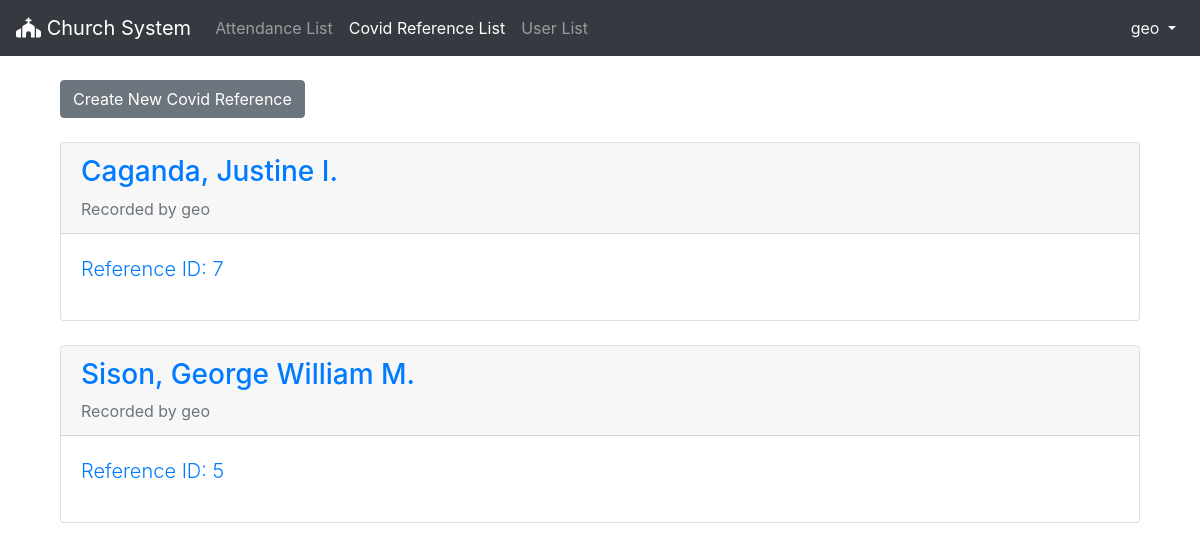
The page /ref/ (signed in) on the database as committed earlier.
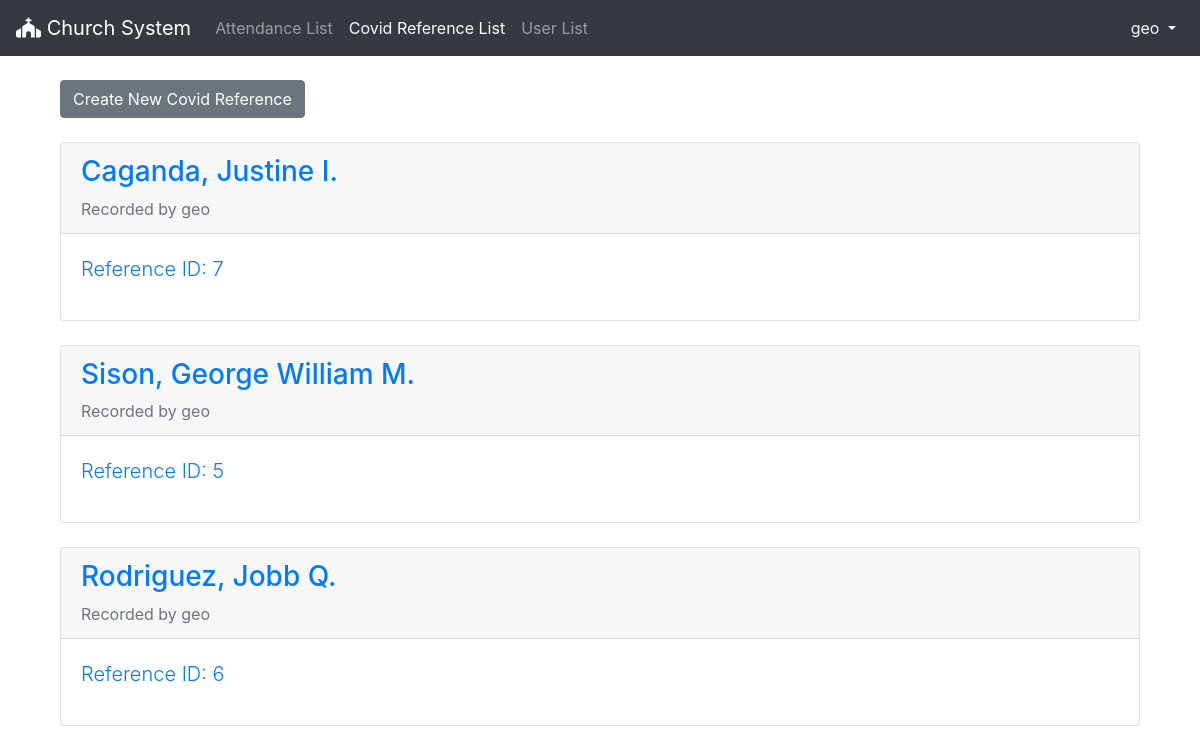
The same page on the database as committed later.
### reference/models.py (models this page shows, shortened)
class CovidReference(models.Model):
    user = models.OneToOneField(User, on_delete=models.CASCADE, primary_key=True)
    staff_id = models.ForeignKey(Staff, on_delete=models.PROTECT)
    covid_reference_id = models.CharField(max_length=6)
    verified = models.BooleanField(default=False)

### user/models.py (models this page shows, shortened)
class User(models.Model):
    class Sex(models.TextChoices):
        MAN = 'M', ('Man')
        WOMAN = 'F', ('Woman')
    first_name = models.CharField(max_length=50)
    middle_name = models.CharField(max_length=50)
    last_name = models.CharField(max_length=50)
    birthdate = models.DateField()
    age = models.IntegerField()
    sex = models.CharField(max_length=1, choices=Sex.choices, null=True)
    profession = models.CharField(max_length=50)
    staff = models.ForeignKey(Staff, on_delete=models.PROTECT)
    def __str__(self):
        return f'{self.last_name}, {self.first_name} {self.middle_name[0]}.'

### staff/models.py (models this page shows)
class Staff(AbstractUser):
    class Sex(models.TextChoices):
        MAN = 'M', ('Man')
        WOMAN = 'F', ('Woman')
    sex = models.CharField('sex', max_length=1, choices=Sex.choices, null=True)
    def __str__(self):
        return f'{self.username}'

### reference/views.py (the view)
# urls.py: path('', CovidReferenceListView.as_view(), name='ref_list'),
class CovidReferenceListView(LoginRequiredMixin, ListView):
    model = CovidReference
    template_name = 'ref_list.html'
    context_object_name = 'all_refs_list'

### templates/ref_list.html (shortened to what this page needs)
{% extends 'base.html' %}
{% block navbar %}
  <li class="nav-item">
    <a class="nav-link" href="{% url 'attend_list'%}">Attendance List</a>
  </li>
  <li class="nav-item">
      <a class="nav-link active" href="{% url 'ref_list' %}">Covid Reference List</a>
  </li>
  <li class="nav-item">
      <a class="nav-link" href="{% url 'user_list'%}">User List</a>
  </li>
{% endblock%}
{% block content%}
  <div class="container-fluid mt-4">
      <a href="{% url 'ref_new' %}"><button class="btn btn-secondary">Create New Covid Reference</button></a>
      {% for ref in all_refs_list %}
        <div class="card mt-4">
            <a style="text-decoration: none;" href="{% url 'ref_detail' ref.pk %}">
                <div class="card-header">
                    <span class="font-weight-bold d-block"><h3>{{ ref.user }}</h3></span>
                    <span class="text-muted">Recorded by {{ ref.staff_id }}</span>
                </div>
                <div class="card-body">
                    <p class="lead">Reference ID: {{ ref.covid_reference_id }}</p>
                </div>
            </a>
        </div>
      {% endfor %}
  </div>
{% endblock content%}

Rows that differ between the two databases and show on the page:
added CovidReference: user "Rodriguez, Jobb Q.", staff_id "geo", covid_reference_id "6"
